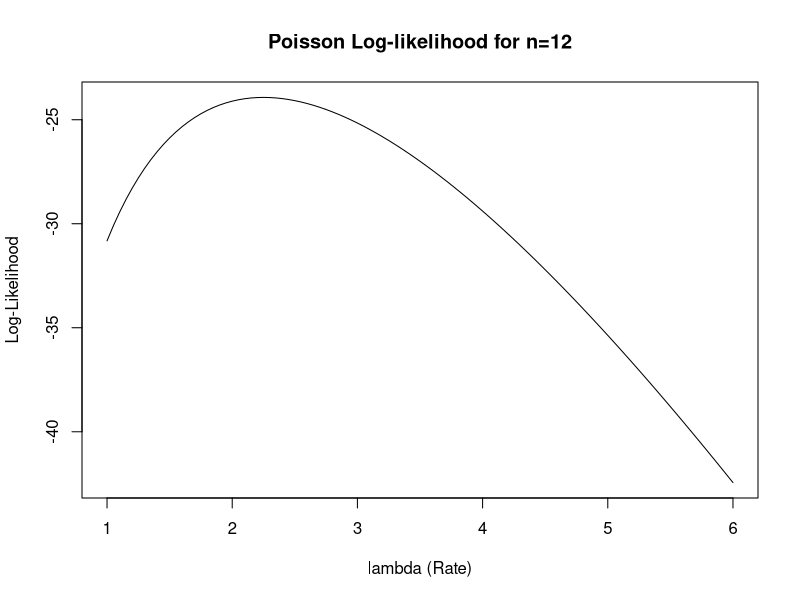
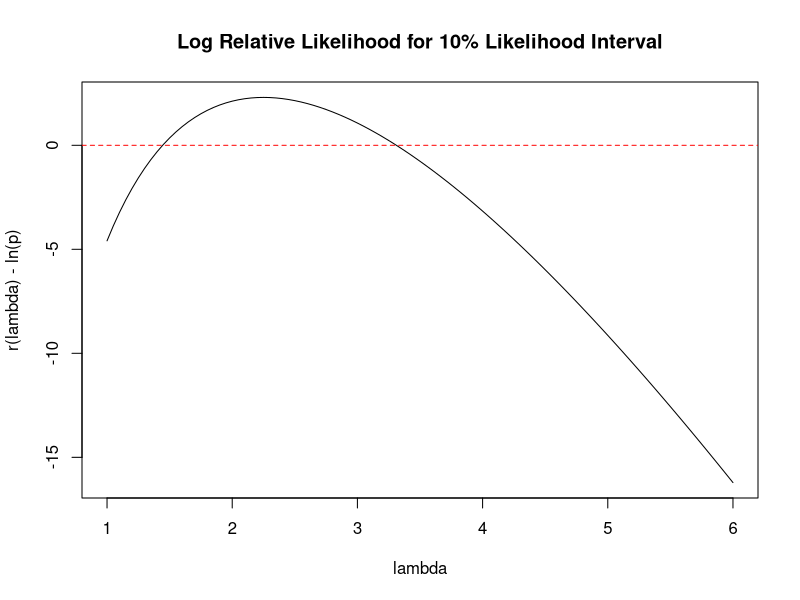

Reproduce these figures in R, in order.
## ---- chunk 1
pdat <- c(1, 6, 1, 2, 0, 1, 5, 1, 4, 3, 3, 0)
lambda_mle <- mean(pdat)

# Create a sequence of lambda values from 1 to 6 in steps of 0.05
lambda_seq <- seq(1, 6, 0.05)
## ---- chunk 2
# Define the log-likelihood function for the Poisson distribution
log_likelihood <- function(lambda, x) {
  loglike <- 0
  for (i in 1:length(x)) {
    loglike <- loglike + dpois(x[i], lambda, log = TRUE)  # Sum of log of Poisson PMF
  }
  return(loglike)
}

# Compute the log-likelihood for each value of lambda, given data `pdat`
loglike_vals <- sapply(lambda_seq, function(l) log_likelihood(l, pdat))

# Show the first few values of lambda and corresponding log-likelihoods
head(cbind(lambda_seq, loglike_vals))

# Plot the log-likelihood values against lambda
plot(loglike_vals ~ lambda_seq, ylab = 'Log-Likelihood', xlab = 'lambda (Rate)', type = 'l')

# Add a title with the correct value of n
n <- length(pdat)  # Number of observations
title(paste('Poisson Log-likelihood for n=', n, sep=''))

## ---- chunk 3
# Find the MLE of lambda using optimize()
result <- optimize(log_likelihood, interval = c(0.0001, 15), maximum = TRUE, x = pdat)
lambda_hat <- result$maximum  # MLE of lambda
lambda_hat  # Display the MLE of lambda
## ---- chunk 4
# Log relative likelihood function
log_relative_likelihood <- function(lambda, lambda_hat, x) {
  log_likelihood(lambda, x) - log_likelihood(lambda_hat, x)
}

# Log relative likelihood minus ln(p) function
log_relative_likelihood_minus_ln_p <- function(lambda, lambda_hat, x, p) {
  log_relative_likelihood(lambda, lambda_hat, x) - log(p)
}

# Set the threshold for 10% likelihood (p = 0.1)
p <- 0.1

# Plot the log relative likelihood minus ln(p) function against lambda
plot(log_relative_likelihood_minus_ln_p(lambda_seq, lambda_hat, pdat, p) ~ lambda_seq, 
     ylab = 'r(lambda) - ln(p)', xlab = 'lambda', type = 'l')

# Add a horizontal line at y = 0 to indicate the likelihood threshold
abline(h = 0, col = "red", lty = 2)

# Add a title
title('Log Relative Likelihood for 10% Likelihood Interval')
## ---- chunk 5
p <- 0.1

# Use uniroot to find the lower bound of the 10% likelihood interval
lower_interval <- uniroot(log_relative_likelihood_minus_ln_p, 
                          c(1, 2), lambda_hat = lambda_hat, x = pdat, p = p)
lower_root <- lower_interval$root  # Lower bound of the 10% likelihood interval

# Use uniroot to find the upper bound of the 10% likelihood interval
upper_interval <- uniroot(log_relative_likelihood_minus_ln_p, 
                          c(3, 15), lambda_hat = lambda_hat, x = pdat, p = p)
upper_root <- upper_interval$root  # Upper bound of the 10% likelihood interval

# Display the roots
lower_root
upper_root
